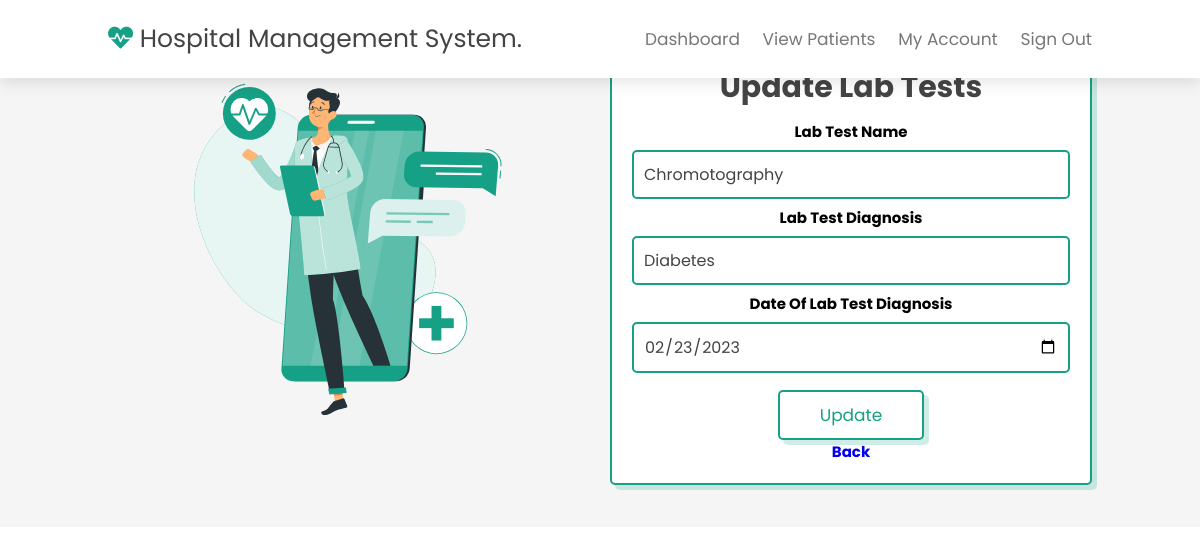
The app's page /htdocs/Software_Projects_C2010722/Update_Lab_Test.php?Patient_ID=Jacan421 with its own data.
### tables this page shows
CREATE TABLE "Lab_Test" (
	"Patient_ID"	TEXT,
	"Lab_Test_ID"	TEXT,
	"Lab_Test_Diagnosis"	TEXT,
	"Lab_Test_Name"	TEXT,
	"Date_Of_Lab_Test_Diagnosis"	TEXT
);

### htdocs/Software_Projects_C2010722/Update_Lab_Test.php (the view, shortened to what this page needs)
<?php include("PractionerNavBar.php");
$db = new SQLite3('C:\xampp\Software_Projects_C2010722_Database\Hospital_Database.db');
$Patient_ID = $_GET['Patient_ID'];
$sql = "SELECT * FROM Lab_Test WHERE Patient_ID='$Patient_ID'";
$stmt = $db->prepare($sql);
$stmt->bindParam(':Patient_ID', $_GET['Patient_ID'], SQLITE3_TEXT);
$result= $stmt->execute();
$arrayResult = [];
while($row=$result->fetchArray(SQLITE3_NUM)){
    $arrayResult [] = $row;
}
 ?>
<section class="book" id="book">
    <div class="row">
        <div class="image">
            <img src="image/book-img.svg" alt="">
        </div>
        <form method="post">
            <h3>Update Lab Tests</h3>
            <div class="form-group col-md-6">
                <h2>Lab Test Name</h2>
                <input class="box" type="text" value="<?php echo $arrayResult[0][3]; ?>" name = "Lab_Test_Name">
            </div>
            <div class="form-group col-md-6">
                <h2>Lab Test Diagnosis</h2>
                <input class="box" type="text" value="<?php echo $arrayResult[0][2]; ?>" name = "Lab_Test_Diagnosis">
            </div>
            <div class="form-group col-md-6">
                <h2>Date of Lab Test Diagnosis</h2>
                <input class="box" type="date" value="<?php echo $arrayResult[0][4]; ?>" name = "Date_Of_Lab_Test_Diagnosis">
            </div>
            <input type="submit" value="Update" class="btn" name ="submit">
            <h2><div class="form-group col-md-3"><a href="MoreMedicalDetailsofPatients_Practioner.php?Patient_ID=<?php echo $arrayResult[0][0] ?> ">Back</a></div></h2>
        </form>
    </div>
</section>

### htdocs/Software_Projects_C2010722/css/style.css (style rules this page uses)
:root { --green:#16a085; --black:#444; --light-color:#777; --box-shadow:.5rem .5rem 0 rgba(22, 160, 133, .2); --text-shadow:.4rem .4rem 0 rgba(0, 0, 0, .2); --border:.2rem solid var(--green); }
* { font-family: 'Poppins', sans-serif; margin:0; padding: 0; box-sizing: border-box; outline: none; border: none; text-transform: capitalize; transition: all .2s ease-out; text-decoration: none; }
html { font-size: 62.5%; overflow-x: hidden; scroll-padding-top: 7rem; scroll-behavior: smooth; }
section { padding:2rem 9%; }
section:nth-child(even) { background: #f5f5f5; }
.btn { display: inline-block; margin-top: 1rem; padding: .5rem; padding-left: 1rem; border:var(--border); border-radius: .5rem; box-shadow: var(--box-shadow); color:var(--green); cursor: pointer; font-size: 1.7rem; background: #fff; }
.book .row { display: flex; align-items: center; flex-wrap: wrap; gap:2rem; }
.book .row .image { flex:1 1 45rem; }
.book .row .image img { width: 100%; }
.book .row form { flex:1 1 45rem; background: #fff; border:var(--border); box-shadow: var(--box-shadow); text-align: center; padding: 2rem; border-radius: .5rem; }
.book .row form h3 { color:var(--black); padding-bottom: 1rem; font-size: 3rem; }
.book .row form .box { width: 100%; margin:.7rem 0; border-radius: .5rem; border:var(--border); font-size: 1.6rem; color: var(--black); text-transform: none; padding: 1rem; }
.book .row form .btn { padding:1rem 4rem; }

### records on screen
lab_test: Lab_Test_Name "Chromotography", Lab_Test_Diagnosis "Diabetes", Date_Of_Lab_Test_Diagnosis "02/23/2023"
